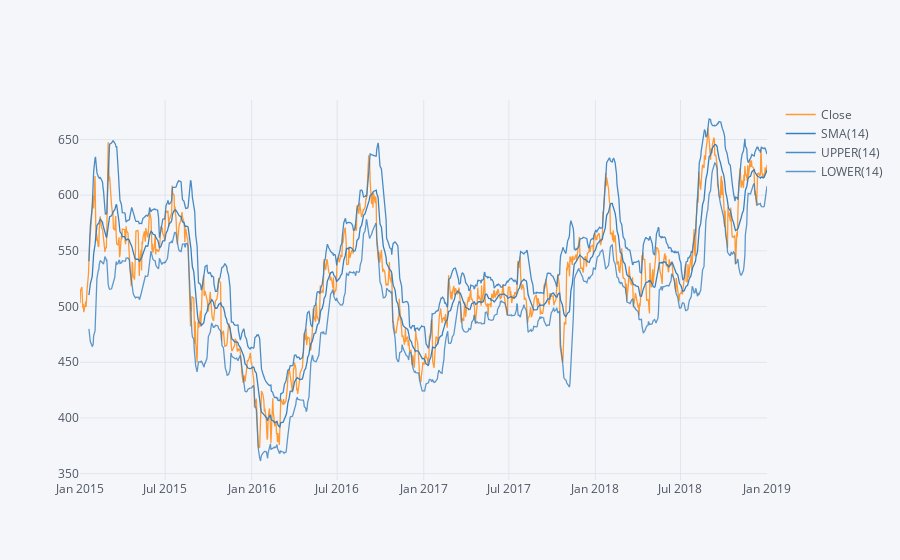

Source (notebook cell):
### Code cell
AXIS['Close'].loc['2015-01-01':'2020-01-01'].ta_plot(study='boll')

### Figure 1 — Plotly figure (JSON) as saved in the notebook; plotly's stock layout.template omitted (floating-point values rounded to 4 significant figures; data arrays with more than 128 entries replaced by an {"elided": "..."} marker saying what was removed)
{"data": [{"line": {"color": "rgba(255, 153, 51, 1.0)", "dash": "solid", "shape": "linear", "width": 1.3}, "mode": "lines", "name": "Close", "text": "", "type": "scatter", "x": {"elided": "987 str values"}, "y": {"elided": "987 float values"}}, {"line": {"color": "rgba(55, 128, 191, 1.0)", "dash": "solid", "shape": "linear", "width": 1.3}, "mode": "lines", "name": "SMA(14)", "text": "", "type": "scatter", "x": {"elided": "987 str values"}, "y": {"elided": "987 mixed values"}}, {"line": {"color": "rgba(55, 128, 191, 0.8999999999999999)", "dash": "solid", "shape": "linear", "width": 1.3}, "mode": "lines", "name": "UPPER(14)", "text": "", "type": "scatter", "x": {"elided": "987 str values"}, "y": {"elided": "987 mixed values"}}, {"line": {"color": "rgba(55, 128, 191, 0.7999999999999998)", "dash": "solid", "shape": "linear", "width": 1.3}, "mode": "lines", "name": "LOWER(14)", "text": "", "type": "scatter", "x": {"elided": "987 str values"}, "y": {"elided": "987 mixed values"}}], "layout": {"legend": {"bgcolor": "#F5F6F9", "font": {"color": "#4D5663"}}, "paper_bgcolor": "#F5F6F9", "plot_bgcolor": "#F5F6F9", "title": {"font": {"color": "#4D5663"}}, "xaxis": {"gridcolor": "#E1E5ED", "showgrid": true, "tickfont": {"color": "#4D5663"}, "title": {"font": {"color": "#4D5663"}, "text": ""}, "zerolinecolor": "#E1E5ED"}, "yaxis": {"gridcolor": "#E1E5ED", "showgrid": true, "tickfont": {"color": "#4D5663"}, "title": {"font": {"color": "#4D5663"}, "text": ""}, "zerolinecolor": "#E1E5ED"}}}
